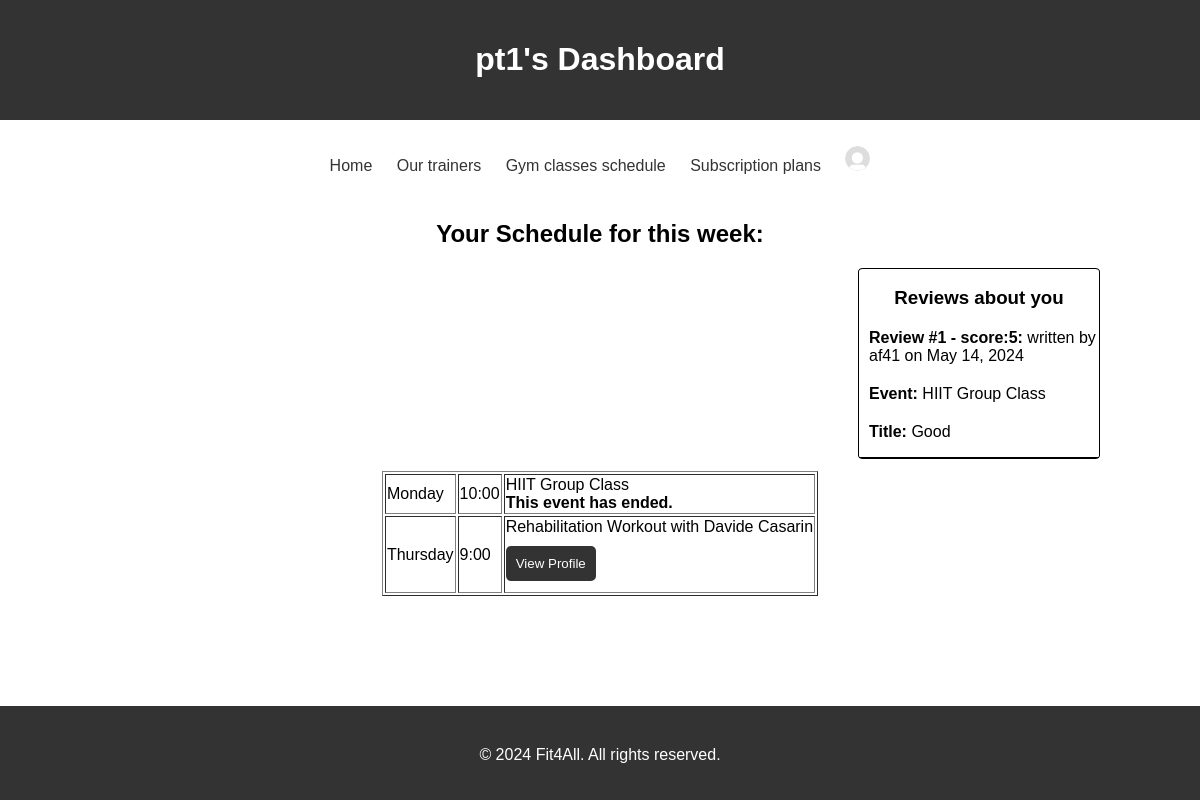
The app's page /dashboard/ (signed in), older data.
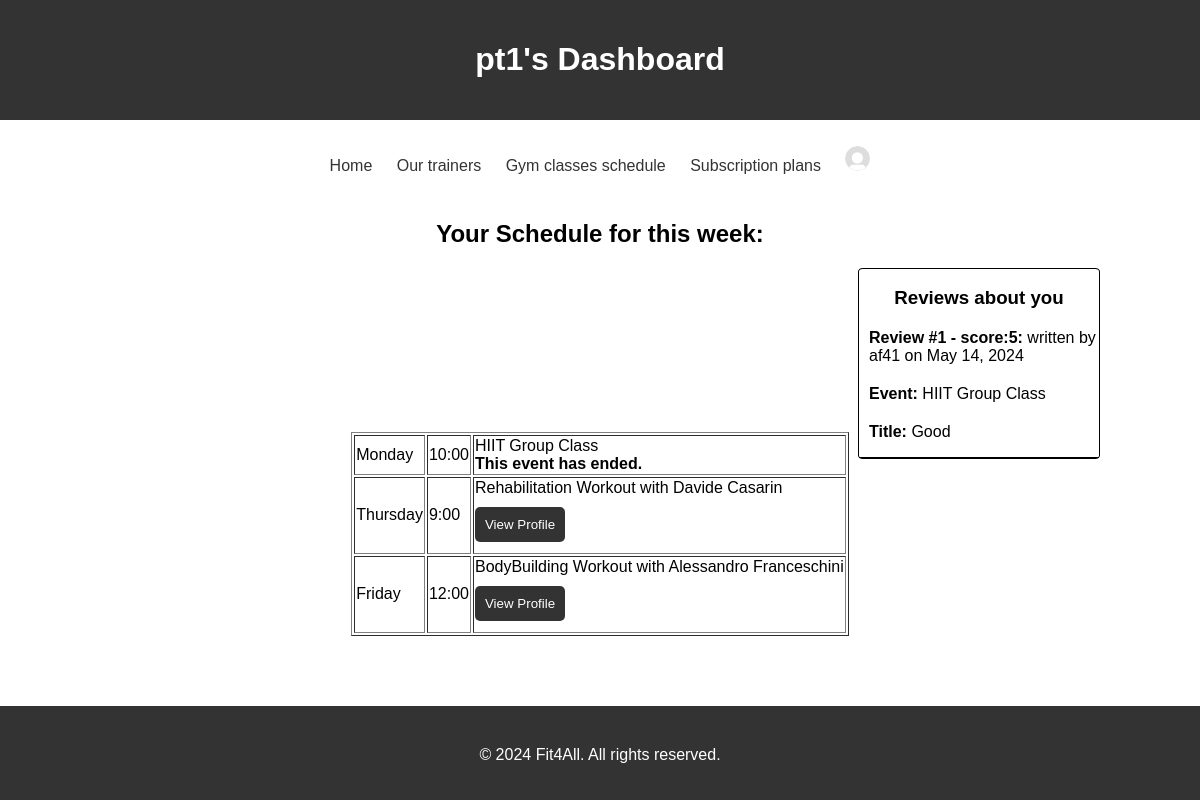
The same page, newer data.
### gestione_palestra/models.py (models this page shows, shortened)
class User(AbstractUser):
    is_manager = models.BooleanField(default=False)
    is_instructor = models.BooleanField(default=False)
    class Meta:
        verbose_name = _('user')
        verbose_name_plural = _('users')

class GroupTraining(models.Model):
    trainer = models.ForeignKey(TrainerProfile, on_delete=models.CASCADE)
    DAY_CHOICES = [
        ('Monday', 'Monday'),
        ('Tuesday', 'Tuesday'),
        ('Wednesday', 'Wednesday'),
        ('Thursday', 'Thursday'),
        ('Friday', 'Friday'),
        ('Saturday', 'Saturday'),
        ('Sunday', 'Sunday'),
    ]
    day = models.CharField(max_length=10, choices=DAY_CHOICES)
    START_HOUR_CHOICES = [
        (9, '9:00'),
        (10, '10:00'),
        (11, '11:00'),
        (12, '12:00'),
        (13, '13:00'),
        (14, '14:00'),
        (15, '15:00'),
        (16, '16:00'),
        (17, '17:00'),
        (18, '18:00'),
    ]
    start_hour = models.PositiveSmallIntegerField(choices=START_HOUR_CHOICES)
    duration = models.PositiveIntegerField(validators=[validators.validate_duration])  # Durata in minuti
    training_type = models.CharField(max_length=10, choices=[(goal.id, goal.name) for goal in FitnessGoal.objects.all()])
    max_participants = models.PositiveIntegerField(validators=[validators.validate_max_participants])
    total_partecipants = models.PositiveIntegerField(default=0)
    title = models.TextField(validators=[validators.validate_text])
    image = models.ImageField(upload_to='group-classes/', null=True, blank=True)

class PersonalTraining(models.Model):
    trainer = models.ForeignKey(TrainerProfile, on_delete=models.CASCADE)
    user = models.ForeignKey(User, on_delete=models.CASCADE)
    DAY_CHOICES = [
        ('Monday', 'Monday'),
        ('Tuesday', 'Tuesday'),
        ('Wednesday', 'Wednesday'),
        ('Thursday', 'Thursday'),
        ('Friday', 'Friday'),
        ('Saturday', 'Saturday'),
        ('Sunday', 'Sunday'),
    ]
    day = models.CharField(max_length=10, choices=DAY_CHOICES)
    START_HOUR_CHOICES = [
        (9, '9:00'),
        (10, '10:00'),
        (11, '11:00'),
        (12, '12:00'),
        (13, '13:00'),
        (14, '14:00'),
        (15, '15:00'),
        (16, '16:00'),
        (17, '17:00'),
        (18, '18:00'),
    ]
    start_hour = models.PositiveSmallIntegerField(choices=START_HOUR_CHOICES)
    training_type = models.CharField(max_length=10, choices=[(str(goal.id), goal.name) for goal in FitnessGoal.objects.all()])
    additional_info = models.TextField(blank=True, validators=[validators.validate_text])

class UserProfile(models.Model):
    user = models.OneToOneField(User, on_delete=models.CASCADE)
    gender_choices = [
        ('M', 'Male'),
        ('F', 'Female'),
    ]
    gender = models.CharField(max_length=1, choices=gender_choices, null=False, blank=True)
    first_name = models.CharField(max_length=100, null=False,blank=True, validators=[validators.validate_name])
    last_name = models.CharField(max_length=100, null=False,blank=True, validators=[validators.validate_name])
    date_of_birth = models.DateField(null=False,blank=True,default=date.today, validators=[validators.validate_age_of_birth])
    height = models.DecimalField(max_digits=5, decimal_places=0, null=False,blank=True, validators=[validators.validate_heigth])  # In centimetri
    weight = models.DecimalField(max_digits=5, decimal_places=0, null=False,blank=True, validators=[validators.validate_weigth])  # In chilogrammi
    profile_picture = models.ImageField(upload_to='profile_pictures/', null=True, blank=True)
    AGE_OF_RETIREMENT = 65  # Età di pensionamento
    LEGAL_ADULT_AGE = 18  # Età maggiore

class TrainingReview(models.Model):
    user = models.ForeignKey(User, on_delete=models.CASCADE)
    stars = models.PositiveSmallIntegerField(choices=[(i,i) for i in range(6)])
    title = models.TextField(validators=[validators.validate_text])
    date = models.DateField(default=now)
    additional_info = models.TextField(blank=True, validators=[validators.validate_text])
    class Meta:
        abstract = True

class GroupTrainingReview(TrainingReview):
    event = models.ForeignKey(GroupTraining, on_delete=models.CASCADE)

### gestione_palestra/views.py (the view, shortened to what this page needs)
# urls.py: path('dashboard/', views.Dashboard.as_view(), name='dashboard'),
class Dashboard(View):
    def get_context(self, request):
        context = {}
        group_classes_reviews = None
        training_sessions_reviews = None
        context['reviews'] = get_reviews(request.user)
        if request.user.is_manager:
            pass
        else:
            if request.user.is_instructor:
                try:
                    trainer = models.TrainerProfile.objects.get(user=request.user)
                except models.TrainerProfile.DoesNotExist:
                    context['error'] = f"personal trainer not found: {request.user.username}"
                    return context
                instructor_group_classes = models.GroupTraining.objects.filter(trainer=trainer)
                booked_group_classes = []
                for group_class in instructor_group_classes:
                    reservation_objects = models.GroupClassReservation.objects.filter(group_class=group_class)
                    if reservation_objects:
                        participants_ids = reservation_objects.values_list('user_id', flat=True)
                        participants = []
                        for partecipant_id in participants_ids:
                            try:
                                partecipant = models.UserProfile.objects.get(user_id=partecipant_id)
                            except models.UserProfile.DoesNotExist:
                                continue
                            partecipant = models.UserProfileSerializer(partecipant).data
                            participants.append(partecipant)
                        reservation_object = reservation_objects.first()
                        reservation_object.participants = participants
                        booked_group_classes.append(reservation_object)
                booked_training_sessions = models.PersonalTraining.objects.filter(trainer=trainer)
            schedule = {}
            for day in context_processors.week_days:
                schedule[day] = {}
                for hour in range(9,19):
                    schedule[day][hour] = None
            for booked_group_class in booked_group_classes:
                group_class = booked_group_class.group_class
                if context_processors.day_mapping[group_class.day] > today.weekday():
                    group_class.expired = False
                elif context_processors.day_mapping[group_class.day] == today.weekday():
                    if group_class.start_hour >= today.hour:
                        group_class.expired = False
                    else:
                        group_class.expired = True
                else:
                    group_class.expired = True
                if hasattr(group_class, "participants"):
                    group_class.participants = booked_group_class.participants
                review = None
                if group_classes_reviews:
                    try:
                        review = group_classes_reviews.get(event=group_class.id)
                    except models.GroupTrainingReview.DoesNotExist:
                        review = None
                group_class.review = review
                schedule[group_class.day][group_class.start_hour] = group_class
            for booked_training_session in booked_training_sessions:
                if request.user.is_instructor:
                    try:
                        user_profile = models.UserProfile.objects.get(user_id=booked_training_session.user_id)
                    except models.UserProfile.DoesNotExist:
                        continue
                    booked_training_session.user_profile = models.UserProfileSerializer(user_profile).data
                try:
                    booked_training_session.training_type = models.FitnessGoal.objects.get(id=booked_training_session.training_type).name
                except models.FitnessGoal.DoesNotExist:
                    booked_training_session.training_type = None
                if context_processors.day_mapping[booked_training_session.day] > today.weekday():
                    booked_training_session.expired = False
                elif context_processors.day_mapping[booked_training_session.day] == today.weekday():
                    if booked_training_session.start_hour >= today.hour:
                        booked_training_session.expired = False
                    else:
                        booked_training_session.expired = True
                else:
                    booked_training_session.expired = True
                review = None
                if training_sessions_reviews:
                    try:
                        review = training_sessions_reviews.get(event=booked_training_session.id)
                    except models.PersonalTrainingReview.DoesNotExist:
                        review = None
                booked_training_session.review = review
                schedule[booked_training_session.day][booked_training_session.start_hour] = booked_training_session
            context['schedule'] = schedule
        return context
    def get(self, request):
        context = {}
        if not request.user.is_authenticated:
            return redirect(reverse('login'))
        event_type = request.GET.get('event_type')
        event_id =  request.GET.get('event_id')
        context.update(self.get_context(request))
        return render(request=request, template_name="dashboard.html", context=context)

### templates/dashboard.html (shortened to what this page needs)
{% extends "base.html" %}
{% block header %} {{ request.user }}'s Dashboard {% endblock header %}
{% block content %}
{% if not request.user.is_manager %}
<h2>Your Schedule for this week:</h2>
{% else %}
<h2> Create Group Training </h2>
{% endif %}
<div class="content">
    {% if request.user.is_manager %}
    <a href="{% url 'create-group-training' %}" class="button">Create Group Training</a>
{% else %}
<table border="1" style="margin:auto;">
    {% for day, daily_schedule in schedule.items %}
        {% for hour, event in daily_schedule.items %}
            {% if event %}
                <tr>
                    <td>{{ day }}</td>
                    <td>{{ hour }}:00</td>
                    <td>
                        {% if event.max_participants %}
                            {{ event.title }} Group Class {% if not request.user.is_instructor %} with {{ event.trainer.first_name }} {{ event.trainer.last_name }} {% endif %}
                            <br>
                            {% if event.expired %}
                                <b>This event has ended.</b>
                            {% endif %}
                        {% else %}
                            {{ event.training_type }} Workout  with {% if not request.user.is_instructor %} {{ event.trainer.first_name }} {{ event.trainer.last_name }} {% else %} {{ event.user_profile.first_name }} {{ event.user_profile.last_name }}{% endif %}
                            {% if event.expired %}
                                <b>This event has ended.</b> {% if not event.review %}<a class="button" href="{% url 'leave-review' %}?event_type=personal_training&amp;event_id={{event.id}}">Leave a Review</a> {% endif %}
                            {% else %}
                                {% if not request.user.is_instructor %}
                                    <form method="post" class="hidden">{% csrf_token %}<input type="hidden" name="personal_training" value="{{event.id}}"><button type="submit">Cancel</button></form>
                                {% else %}
                                    <button class="view_profile" data-event="{{ event.user_profile }}" onclick="handleButtonClick(event)"> View Profile</button>
                                {% endif %}
                            {% endif %}
                        {% endif %}
                    </td>
                </tr>
            {% endif %}
        {% endfor %}
    {% endfor %}
</table>
{% endif %}
<div class="reviews-container">
{% if request.user.is_instructor %}
    <h3> Reviews about you </h3>
    {% elif request.user.is_manager %}
    <h3> All reviews </h3>
    {% else %}
    <h3> Your reviews </h3>
    {% endif %}
    {% for review in reviews %}
    <div class="reviews-content">
        <p><b>Review #{{ forloop.counter }} - <b>score:</b>{{ review.stars }}:</b> {% if request.user.is_instructor or request.user.is_manager %} written by {{ review.user }}  on {{ review.date }} {% else %} written on {{ review.date }} {% endif %} </p>
        <p><b>Event:</b> {% if review.event.max_participants %} {{ review.event.title }} Group Class {% else %} {{ review.event.training_type }} Workout {% endif %} </p>
        <p><b>Title:</b> {{ review.title }}</p>
    </div>
    {% endfor %}
</div>
</div>
{% endblock %}

### templates/base.html (shortened to what this page needs)
{% load static %}
{% load custom_filters %}
<!DOCTYPE html>
<html lang="en">
<head>
  <link rel="stylesheet" href="{% static 'css/style.css' %}">
</head>
<body>
<header>
  <h1>{% block header %} {% endblock header %} </h1>
</header>
{% include "navbar.html" %}
{% block content %}
{% endblock content %}
{% include "footer.html" %}
</body>
</html>

### templates/navbar.html (shortened to what this page needs)
{% load static %}
<nav>
  <ul>
    <li><a href="{% url 'homepage' %}">Home</a></li>
    <li><a href="{% url 'trainer-list' %}">Our trainers</a></li>
    <li><a href="{% url 'classes-schedule' %}">Gym classes schedule</a></li>
    <li><a href="{% url 'subscription-plans' %}">Subscription plans</a></li>
    {% if request.user.is_authenticated %}
    <li>
      <div class="profile-container">
        <button id="profile-button" onclick="toggleUserMenu()" style="border: none; background: none; padding: 0; max-width: 25px; border-radius: 30%;">
          {% if request.user.userprofile.profile_picture %}
          <img src="{{ request.user.userprofile.profile_picture.url }}" alt="Profile Image" style="width: 100%; height: auto; border-radius: 50%;">
          {% elif request.user.trainerprofile.profile_picture %}
          <img src="{{ request.user.trainerprofile.profile_picture.url }}" alt="Profile Image" style="width: 100%; height: auto; border-radius: 50%;">
          {% else %}
          <img src="{% static 'img/default_profile_image.png' %}" alt="Profile Image" style="width: 100%; height: auto; border-radius: 50%;">
          {% endif %}
      </button>
      </div>
    </li>
    {% else %}
    <li><a href="{% url 'login' %}">Login</a></li>
    {% endif %}
  </ul>
</nav>

### templates/footer.html
<div class="footer">
    <p>&copy; 2024 {{ gym_name }}. All rights reserved.</p>
</div>

Row changes from the older to the newer data that the page shows:
added PersonalTraining: day "Friday", hour "12", training_type "BodyBuilding", user_profile.first_name "Alessandro", user_profile.last_name "Franceschini"
